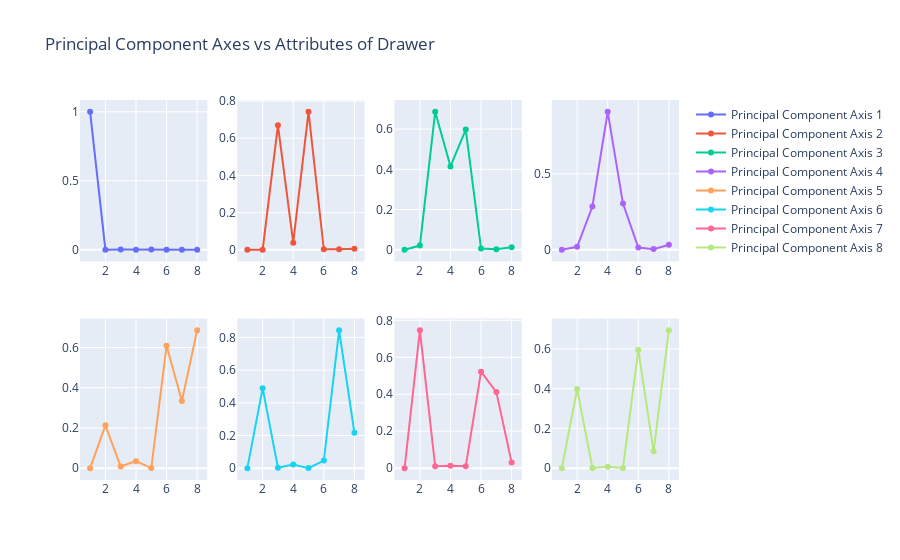

Write notebook code for a chart like this one.
### Code cell
import plotly.subplots as sp
import plotly.graph_objs as go

# Create subplots with a 2x4 grid
fig = sp.make_subplots(rows=2, cols=4)
x = np.arange(1, 9)

plots = []
for i in range(1 , 9):
    plot = go.Scatter(x = x, y=abs(P_drawer[i-1]) ,mode = 'lines+markers', name='Principal Component Axis {}'.format(i))
    fig.add_trace(plot, row=(i-1)//4 + 1, col=(i-1)%4 + 1)
    

# Update the layout as needed
fig.update_layout(title_text="Principal Component Axes vs Attributes of Drawer")

# Show the figure
fig.show()

### Figure 1 — Plotly figure (JSON) as saved in the notebook; plotly's stock layout.template omitted (floating-point values rounded to 4 significant figures)
{"data": [{"mode": "lines+markers", "name": "Principal Component Axis 1", "type": "scatter", "x": [1, 2, 3, 4, 5, 6, 7, 8], "xaxis": "x", "y": [1.0, 2.919e-06, 0.0004636, 3.635e-05, 0.0005121, 3.672e-06, 2.203e-06, 5.672e-06], "yaxis": "y"}, {"mode": "lines+markers", "name": "Principal Component Axis 2", "type": "scatter", "x": [1, 2, 3, 4, 5, 6, 7, 8], "xaxis": "x2", "y": [0.0006917, 0.0009532, 0.6693, 0.03806, 0.7419, 0.002492, 0.003532, 0.006286], "yaxis": "y2"}, {"mode": "lines+markers", "name": "Principal Component Axis 3", "type": "scatter", "x": [1, 2, 3, 4, 5, 6, 7, 8], "xaxis": "x3", "y": [3.119e-06, 0.02032, 0.6861, 0.414, 0.5977, 0.005529, 0.001596, 0.01152], "yaxis": "y3"}, {"mode": "lines+markers", "name": "Principal Component Axis 4", "type": "scatter", "x": [1, 2, 3, 4, 5, 6, 7, 8], "xaxis": "x4", "y": [9.726e-06, 0.01884, 0.2846, 0.9084, 0.3037, 0.0144, 0.003655, 0.03264], "yaxis": "y4"}, {"mode": "lines+markers", "name": "Principal Component Axis 5", "type": "scatter", "x": [1, 2, 3, 4, 5, 6, 7, 8], "xaxis": "x5", "y": [2.141e-06, 0.2133, 0.008046, 0.03507, 0.0006637, 0.6092, 0.3343, 0.6858], "yaxis": "y5"}, {"mode": "lines+markers", "name": "Principal Component Axis 6", "type": "scatter", "x": [1, 2, 3, 4, 5, 6, 7, 8], "xaxis": "x6", "y": [1.458e-06, 0.4888, 0.002418, 0.02269, 0.0003772, 0.0463, 0.8434, 0.2168], "yaxis": "y6"}, {"mode": "lines+markers", "name": "Principal Component Axis 7", "type": "scatter", "x": [1, 2, 3, 4, 5, 6, 7, 8], "xaxis": "x7", "y": [4.929e-07, 0.746, 0.01065, 0.01343, 0.01034, 0.5221, 0.4119, 0.0304], "yaxis": "y7"}, {"mode": "lines+markers", "name": "Principal Component Axis 8", "type": "scatter", "x": [1, 2, 3, 4, 5, 6, 7, 8], "xaxis": "x8", "y": [1.196e-06, 0.3979, 0.001333, 0.007608, 0.001368, 0.5949, 0.08485, 0.6932], "yaxis": "y8"}], "layout": {"title": {"text": "Principal Component Axes vs Attributes of Drawer"}, "xaxis": {"anchor": "y", "domain": [0, 0.2125]}, "xaxis2": {"anchor": "y2", "domain": [0.2625, 0.475]}, "xaxis3": {"anchor": "y3", "domain": [0.525, 0.7375]}, "xaxis4": {"anchor": "y4", "domain": [0.7875, 1]}, "xaxis5": {"anchor": "y5", "domain": [0, 0.2125]}, "xaxis6": {"anchor": "y6", "domain": [0.2625, 0.475]}, "xaxis7": {"anchor": "y7", "domain": [0.525, 0.7375]}, "xaxis8": {"anchor": "y8", "domain": [0.7875, 1]}, "yaxis": {"anchor": "x", "domain": [0.575, 1]}, "yaxis2": {"anchor": "x2", "domain": [0.575, 1]}, "yaxis3": {"anchor": "x3", "domain": [0.575, 1]}, "yaxis4": {"anchor": "x4", "domain": [0.575, 1]}, "yaxis5": {"anchor": "x5", "domain": [0, 0.425]}, "yaxis6": {"anchor": "x6", "domain": [0, 0.425]}, "yaxis7": {"anchor": "x7", "domain": [0, 0.425]}, "yaxis8": {"anchor": "x8", "domain": [0, 0.425]}}}
